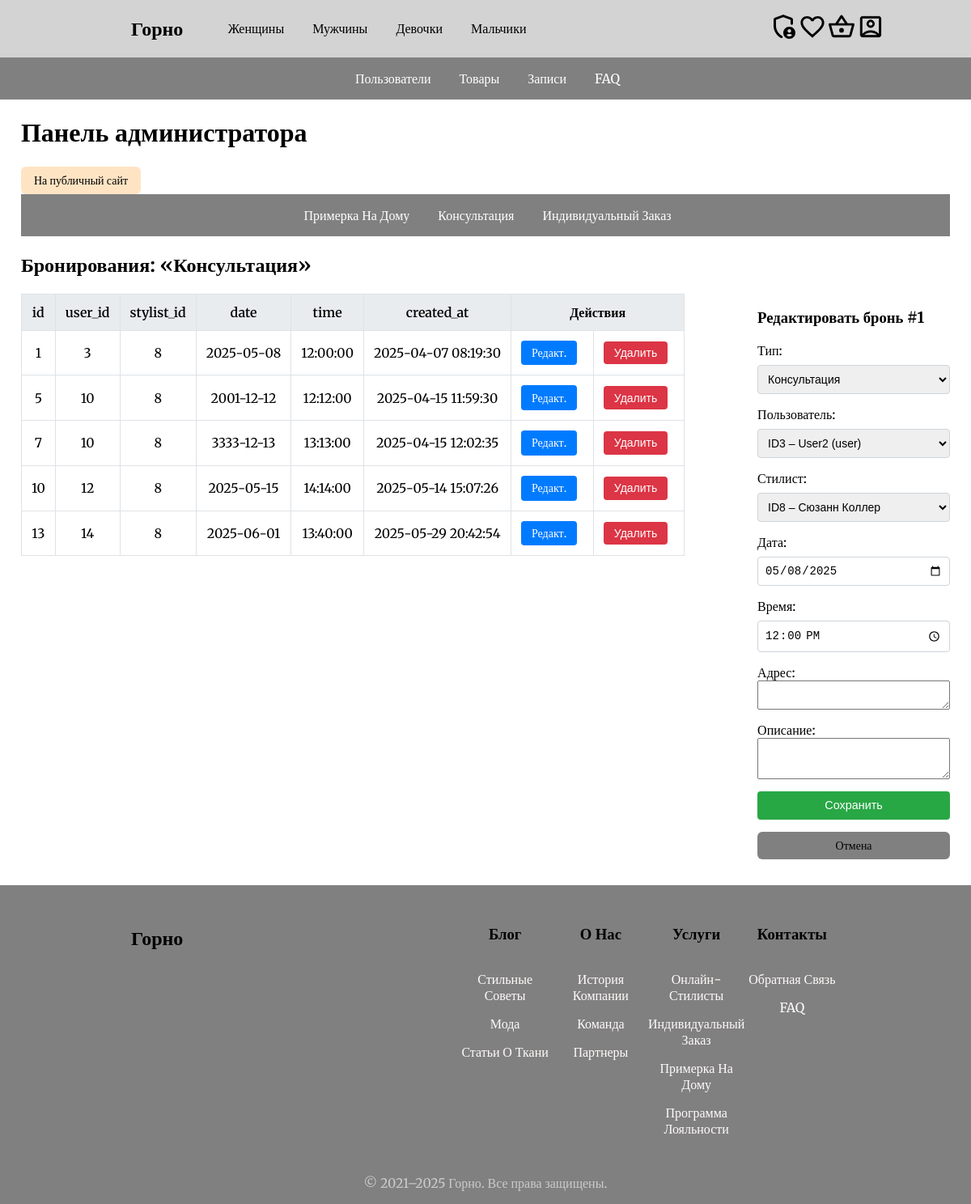
The page /admin/index.php?section=bookings&edit_id=1&type=консультация (signed in) on the database as committed earlier.
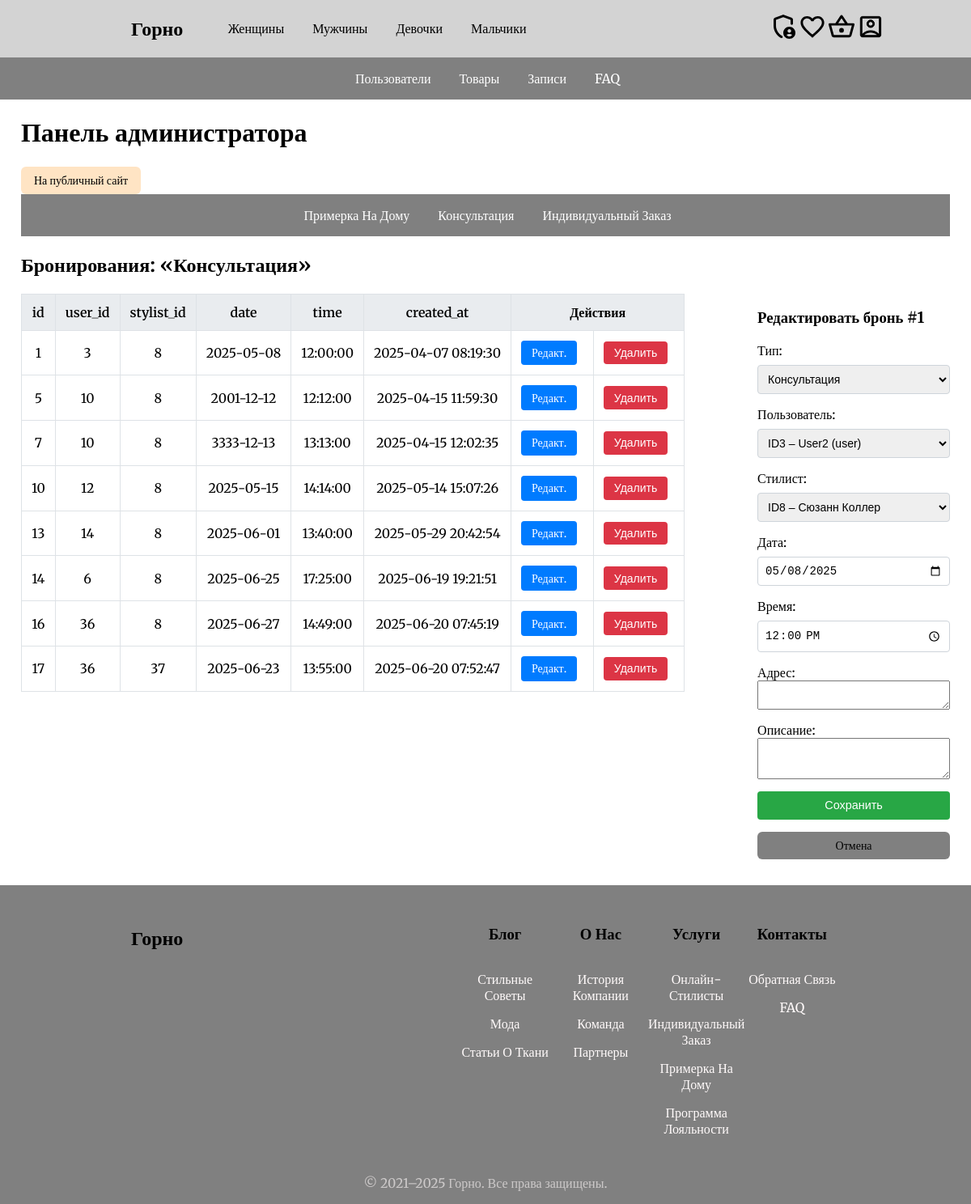
The same page on the database as committed later.
### tables this page shows
CREATE TABLE `bookings` (
  `id` int NOT NULL AUTO_INCREMENT,
  `user_id` int NOT NULL,
  `stylist_id` int DEFAULT NULL,
  `type` enum('консультация','примерка на дому','индивидуальный заказ') NOT NULL,
  `date` date NOT NULL,
  `time` time NOT NULL,
  `address` text,
  `description` text,
  `created_at` timestamp NULL DEFAULT CURRENT_TIMESTAMP,
  PRIMARY KEY (`id`),
  KEY `fk_bookings_user` (`user_id`),
  KEY `fk_bookings_stylist` (`stylist_id`),
  CONSTRAINT `bookings_ibfk_1` FOREIGN KEY (`user_id`) REFERENCES `users` (`id`) ON DELETE CASCADE,
  CONSTRAINT `bookings_ibfk_2` FOREIGN KEY (`stylist_id`) REFERENCES `users` (`id`) ON DELETE SET NULL,
  CONSTRAINT `fk_bookings_stylist` FOREIGN KEY (`stylist_id`) REFERENCES `users` (`id`) ON DELETE SET NULL,
  CONSTRAINT `fk_bookings_user` FOREIGN KEY (`user_id`) REFERENCES `users` (`id`) ON DELETE CASCADE
);

### admin/bookings.php (the view, shortened to what the changed rows need)
<?php
require_once __DIR__ . '/../config/db.php';
$allowed = [
    'примерка на дому'     => ['id','user_id','date','time','address','description','created_at'],
    'консультация'         => ['id','user_id','stylist_id','date','time','created_at'],
    'индивидуальный заказ' => ['id','user_id','date','time','description','created_at'],
];
$users    = [];
$stylists = [];
$r = $conn->query("SELECT id, name, email, role FROM users ORDER BY name");
while ($row = $r->fetch_assoc()) {
  $users[] = $row;
}
$r = $conn->query("SELECT id, name, email FROM users WHERE role='stylist' ORDER BY name");
while ($row = $r->fetch_assoc()) {
  $stylists[] = $row;
}
$editBooking = null;
if (!empty($_GET['edit_id'])) {
  $eid = (int)$_GET['edit_id'];
  $q = $conn->prepare("SELECT * FROM bookings WHERE id = ?");
  $q->bind_param('i', $eid);
  $q->execute();
  $editBooking = $q->get_result()->fetch_assoc();
}
$type = mb_strtolower($_GET['type'] ?? 'примерка на дому');
$cols    = $allowed[$type];
$sqlCols = implode(',', $cols);
$stmt = $conn->prepare("SELECT $sqlCols FROM bookings WHERE `type` = ?");
$stmt->bind_param('s', $type);
$stmt->execute();
$result = $stmt->get_result();
?>
<nav class="tabs">
  <ul>
    <?php foreach ($allowed as $_type => $_cols): ?>
      <li>
        <a href="index.php?section=bookings&type=<?= urlencode($_type) ?>"
           class="<?= htmlspecialchars($_type === $type ? 'active' : '') ?>">
          <?= htmlspecialchars(mb_convert_case($_type, MB_CASE_TITLE, 'UTF-8')) ?>
        </a>
      </li>
    <?php endforeach ?>
  </ul>
</nav>
<h2>Бронирования: «<?= htmlspecialchars(mb_convert_case($type, MB_CASE_TITLE, 'UTF-8')) ?>»</h2>
  <section>
    <div>
        <table>
            <thead>
                <tr>
                    <?php foreach ($cols as $c): ?>
                        <th><?= htmlspecialchars($c) ?></th>
                    <?php endforeach ?>
                <th colspan="2">Действия</th>
                </tr>
            </thead>
            <tbody>
                <?php while ($row = $result->fetch_assoc()): ?>
                <tr>
                    <?php foreach ($cols as $c): ?>
                    <td><?= nl2br(htmlspecialchars($row[$c])) ?></td>
                    <?php endforeach ?>
                    <td>
                        <a href="?section=bookings&edit_id=<?= htmlspecialchars($row['id']) ?>&type=<?= htmlspecialchars(urlencode($type)) ?>">Редакт.</a>
                    </td>
                    <td>
                        <form action="/delete/booking.php" method="POST" style="display:inline">
                            <button type="submit" onclick="return confirm('Удалить #<?= htmlspecialchars($row['id']) ?>?')">Удалить</button>
                        </form>
                    </td>
                </tr>
                <?php endwhile ?>
            </tbody>
        </table>
    </div>
    <div class="form">
        <?php if ($editBooking): ?>
            <?php require __DIR__ . '/../admin/edit/booking.php'; ?>
        <?php else: ?>
            <?php require __DIR__ . '/../admin/add/booking.php'; ?>
        <?php endif; ?>
    </div>
  </section>

### templates/header.php (shortened to what the changed rows need)
<?php
$genders = [
    'Женщины' => 'f',
    'Мужчины'  => 'm',
    'Девочки'  => 'g',
    'Мальчики' => 'b',
];
?>
<!doctype html>
<html lang="ru">
<head>
    <link rel="stylesheet" href="<?= CSS_URL ?>styles.css">
    <?php if (isset($_SESSION['role']) && $_SESSION['role'] === 'admin'): ?>
        <link rel="stylesheet" href="<?= CSS_URL ?>admin.css">
    <?php endif; ?>
</head>
<body>
<header class="header">
    <nav class="header-container">
        <div class="header-logo">
            <a href="/index.php">
                <h1>Горно</h1>
            </a>
        </div>
        <ul class="header-menu">
            <?php foreach ($genders as $label => $genderKey): ?>
            <li>
                <a href="/catalog&gender=<?= htmlspecialchars($genderKey) ?>">
                <?= htmlspecialchars($label) ?>
                </a>
            </li>
            <?php endforeach; ?>
        </ul>
    </nav>
</header>

### admin/edit/booking.php (shortened to what the changed rows need)
<?php
$b = $editBooking;
?>
<h3>Редактировать бронь #<?= htmlspecialchars($b['id']) ?></h3>
<form method="POST" action="/admin/edit/booking_update.php">
  <label>Тип:
    <select name="type" required>
      <?php foreach (array_keys($allowed) as $_t): ?>
        <option value="<?= htmlspecialchars($_t) ?>" <?= htmlspecialchars($_t === $b['type'] ? 'selected' : '') ?>>
          <?= htmlspecialchars(mb_convert_case($_t, MB_CASE_TITLE,'UTF-8')) ?>
        </option>
      <?php endforeach; ?>
    </select>
  </label>
  <label>Пользователь:
    <select name="user_id" required>
      <?php foreach ($users as $u): ?>
        <option value="<?= htmlspecialchars($u['id']) ?>" <?= htmlspecialchars($u['id']==$b['user_id']?'selected':'') ?>>
          <?= htmlspecialchars("ID{$u['id']} – {$u['name']} ({$u['role']})") ?>
        </option>
      <?php endforeach; ?>
    </select>
  </label>
  <label>Стилист:
    <select name="stylist_id">
      <?php foreach ($stylists as $s): ?>
        <option value="<?= htmlspecialchars($s['id']) ?>" <?= htmlspecialchars($s['id']==$b['stylist_id']?'selected':'') ?>>
          <?= htmlspecialchars("ID{$s['id']} – {$s['name']}") ?>
        </option>
      <?php endforeach; ?>
    </select>
  </label>
  <label>Дата:
    <input type="date" name="date" value="<?= htmlspecialchars($b['date']) ?>" required>
  </label>
  <label>Время:
    <input type="time" name="time" value="<?= htmlspecialchars($b['time']) ?>" required>
  </label>
  <label>Адрес:
    <textarea name="address" rows="2"><?= htmlspecialchars($b['address'] ?? '') ?></textarea>
  </label>
  <label>Описание:
    <textarea name="description" rows="3"><?= htmlspecialchars($b['description'] ?? '') ?></textarea>
  </label>
  <button type="submit">Сохранить</button>
  <a href="?section=bookings&type=<?= urlencode($type) ?>" class="btn-secondary">Отмена</a>
</form>

Rows that differ between the two databases and show on the page:
added bookings: id "14", user "6", stylist "8", date "2025-06-25", time "17:25:00", created_at "2025-06-19 19:21:51"
added bookings: id "16", user "36", stylist "8", date "2025-06-27", time "14:49:00", created_at "2025-06-20 07:45:19"
added bookings: id "17", user "36", stylist "37", date "2025-06-23", time "13:55:00", created_at "2025-06-20 07:52:47"
